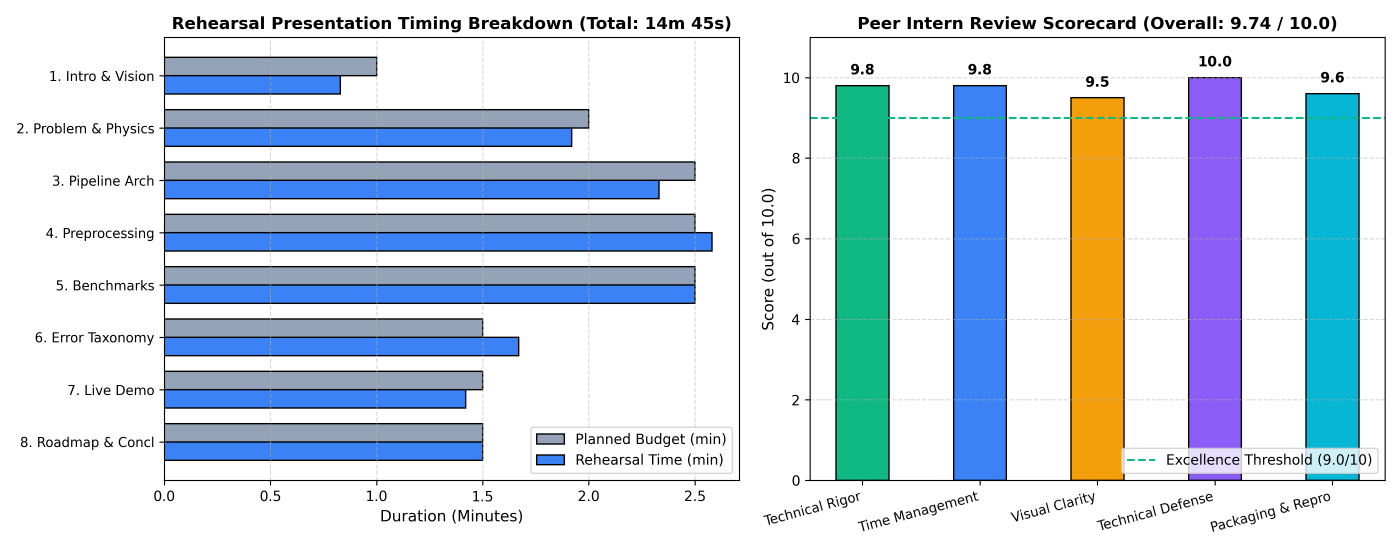
#> input picture day28_hemamdhar_peermockpresentationfinalsubmission/peer_mock_presentation_timing_and_rubric.png, 4200 x 1650 px (shown at 1/3 size)
$ jupyter execute --allow-errors final_submission_and_peer_review_demo.ipynb
#> lines starting #> are read from the running program, lines starting #| are printed output that depends on the picture
# AI-Based Underwater Visual Surveillance: Final Submission Validation Notebook

**Author:** Hemamdhar Dakarapu
**Milestone:** Day 28 — Peer Mock Presentation & Final Submission
**Package:** `underwater_surveillance` v1.0.0 (Production Release)

This interactive notebook provides reproducible validation of all software package components, benchmark results tables, visual posters, peer review evaluation scorecards, and live inference outputs.

[cell 1]
import sys
from pathlib import Path
import pandas as pd
import cv2
import matplotlib.pyplot as plt
from PIL import Image

# Add current directory to path
sys.path.insert(0, '.')

import underwater_surveillance
from underwater_surveillance import SurveillancePipeline, PipelineConfig

print(f'Imported underwater_surveillance package version: {underwater_surveillance.__version__}')
print(f'Package Author: {underwater_surveillance.__author__}')

## 1. Multi-Day Empirical Results Summary Table

#> (a cell that did not finish here is left out)

## 2. Peer Mock Presentation Timing & Scorecard Poster

[cell 3]
fig_path = Path('peer_mock_presentation_timing_and_rubric.png')
if fig_path.exists():
    img = Image.open(fig_path)
#> img is the input picture: PIL image 4200x1650 RGBA; mean R, G, B, A 200.9, 214.1, 225.9, 255
    plt.figure(figsize=(14, 6))
    plt.imshow(img)
    plt.axis('off')
    plt.title('Peer Mock Presentation Timing & Evaluation Scorecard', fontsize=14, fontweight='bold')
    plt.show()

## 3. Production Architecture & Performance Dashboard

[cell 4]
arch_path = Path('final_comprehensive_architecture_and_results.png')
if arch_path.exists():
    img = Image.open(arch_path)
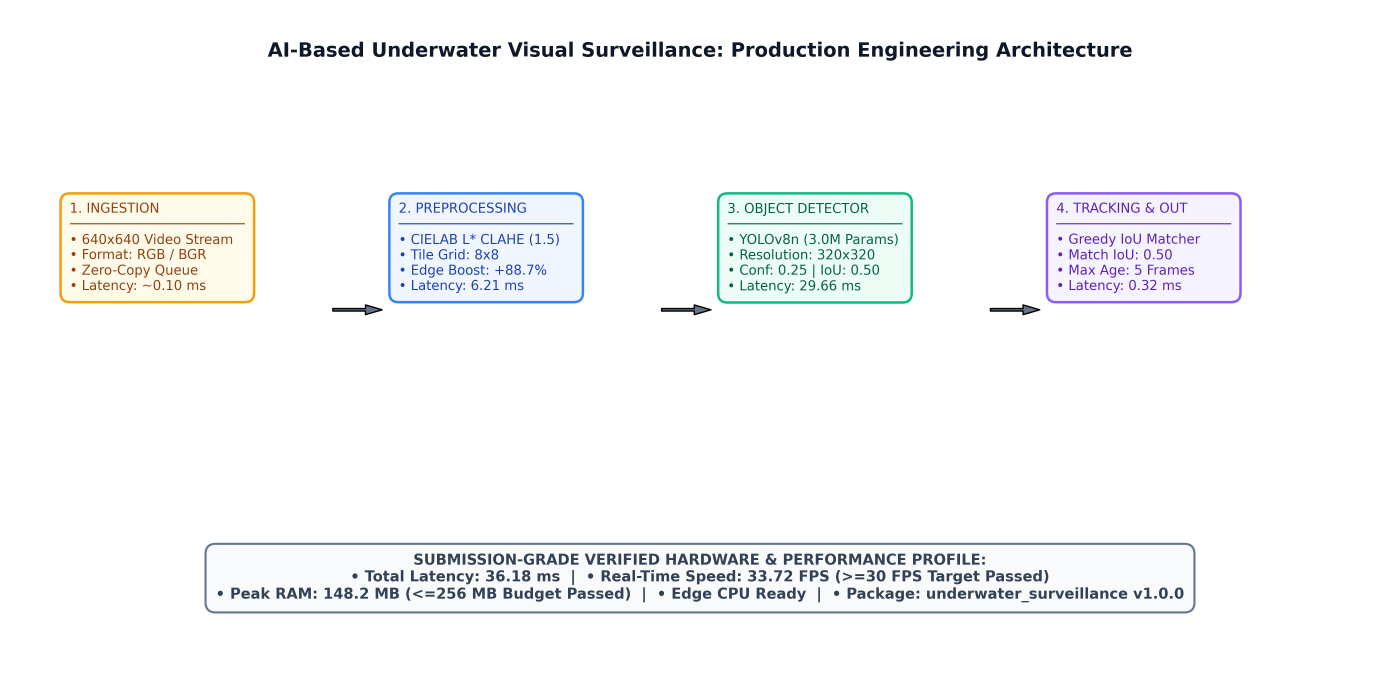
#> input picture day28_hemamdhar_peermockpresentationfinalsubmission/final_comprehensive_architecture_and_results.png, 4200 x 2100 px (shown at 1/3 size)
#> img is the input picture: PIL image 4200x2100 RGBA; mean R, G, B, A 247.2, 248, 249, 255
    plt.figure(figsize=(14, 7))
    plt.imshow(img)
    plt.axis('off')
    plt.title('Production System Architecture & Edge Profile', fontsize=14, fontweight='bold')
    plt.show()

## 4. Future Scope 3-Phase Technology Roadmap

[cell 5]
road_path = Path('future_scope_technology_roadmap.png')
if road_path.exists():
    img = Image.open(road_path)
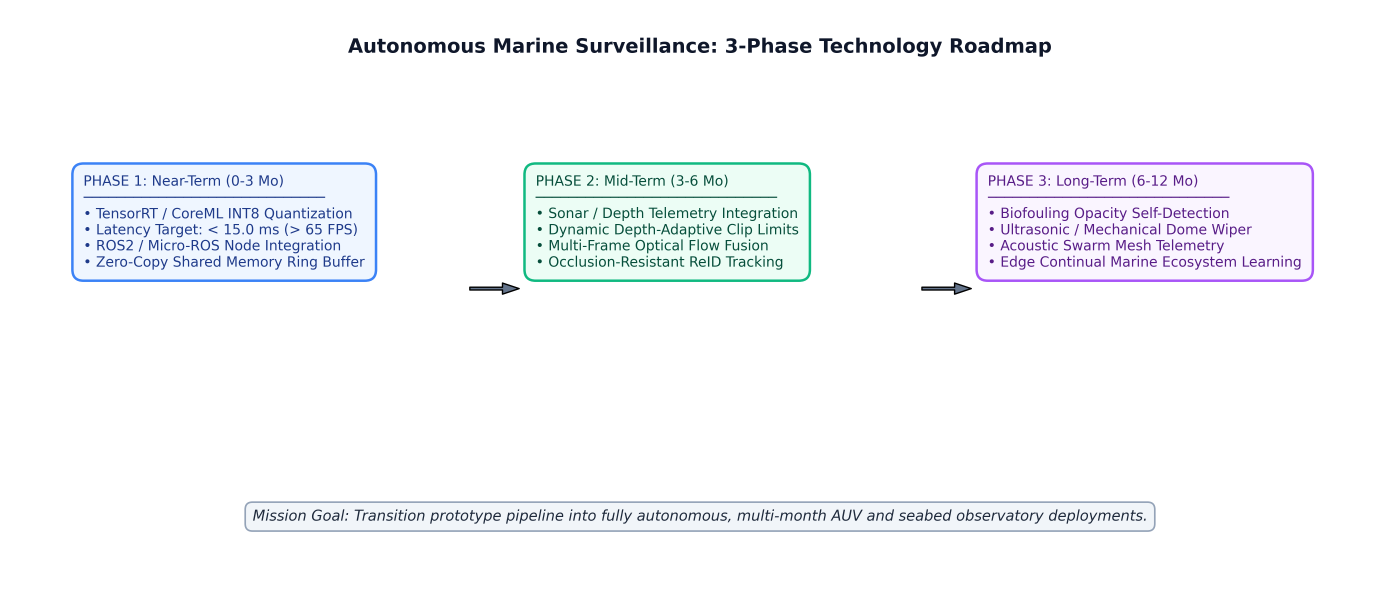
#> input picture day28_hemamdhar_peermockpresentationfinalsubmission/future_scope_technology_roadmap.png, 4200 x 1800 px (shown at 1/3 size)
#> img is the input picture: PIL image 4200x1800 RGBA; mean R, G, B, A 246.6, 248, 250.2, 255
    plt.figure(figsize=(14, 6))
    plt.imshow(img)
    plt.axis('off')
    plt.title('3-Phase Autonomous Underwater Vision Roadmap', fontsize=14, fontweight='bold')
    plt.show()
